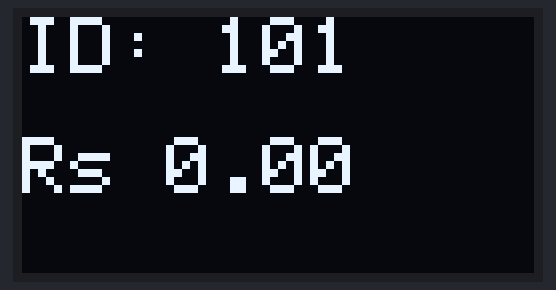
Simulated run of this sketch. Board: ESP32. On the bench: 128×64 one-colour display. WiFi joins after 1.5 s; servers stay silent unless stated; uploads are accepted with an empty reply.

Above: at 1.8 s.

The sketch:

ardinoWifiConnection.ino
```cpp
#include <WiFi.h>
#include <HTTPClient.h>
#include <ArduinoJson.h>
#include <Wire.h>
#include <Adafruit_SSD1306.h>
#include <Adafruit_GFX.h>

#define SCREEN_WIDTH 128
#define SCREEN_HEIGHT 64

const char* ssid = "YOUR_WIFI_NAME";
const char* password = "YOUR_WIFI_PASSWORD";
const char* serverUrl = "http://your-server.com/graphql";

Adafruit_SSD1306 display(SCREEN_WIDTH, SCREEN_HEIGHT, &Wire, -1);

// Function to call GraphQL API
float getItemPrice(int itemID) {

  HTTPClient http;
  http.begin(serverUrl);
  http.addHeader("Content-Type", "application/json");

  // GraphQL query
  String query = "{\"query\":\"query { getItemPrice(itemID: ";
  query += itemID;
  query += ") { price } }\"}";

  int httpResponseCode = http.POST(query);

  float price = 0.0;

  if (httpResponseCode > 0) {
    String response = http.getString();

    DynamicJsonDocument doc(1024);
    deserializeJson(doc, response);

    price = doc["data"]["getItemPrice"]["price"];
  }

  http.end();
  return price;
}

// Display function
void displayItem(int id, float price) {
  display.clearDisplay();
  display.setTextSize(2);
  display.setTextColor(WHITE);

  display.setCursor(0, 0);
  display.print("ID: ");
  display.println(id);

  display.setCursor(0, 30);
  display.print("Rs ");
  display.println(price);

  display.display();
}

void setup() {
  Serial.begin(115200);

  Wire.begin(8, 9);
  display.begin(SSD1306_SWITCHCAPVCC, 0x3C);

  // Connect WiFi
  WiFi.begin(ssid, password);
  while (WiFi.status() != WL_CONNECTED) {
    delay(500);
  }

  int itemID = 101;
  float price = getItemPrice(itemID);

  displayItem(itemID, price);
}

void loop() {}
```
